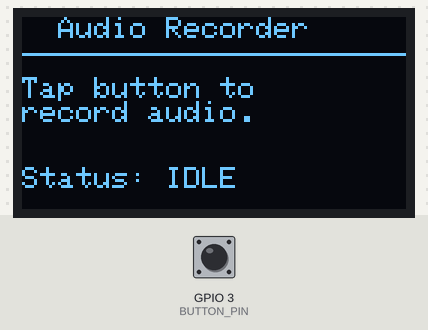
Bench run of a program on a simulated ESP32-S3. Shown: 128×64 one-colour display. The test bench sets the inputs (shaded band); at power-on: GPIO 3 (BUTTON_PIN) HIGH. I2S audio is not simulated (input reads silence); storage starts empty; what the program prints to the serial monitor is not drawn.

Above: at 1.3 s.
1.4 s: GPIO 3 (BUTTON_PIN) pulled LOW for 0.15 s
At 1.9 s:
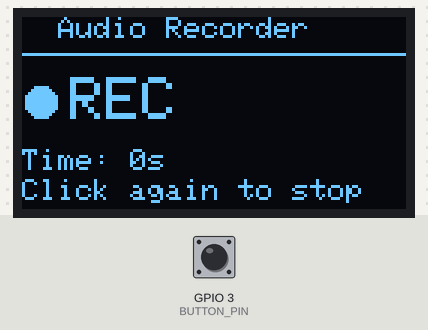
4.5 s: GPIO 3 (BUTTON_PIN) pulled LOW for 1 s
At 5.6 s:
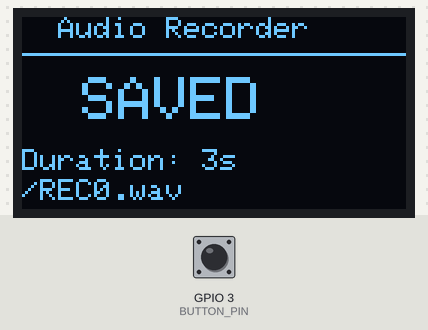
8.1 s: GPIO 3 (BUTTON_PIN) pulled LOW for 0.15 s
At 9.9 s:
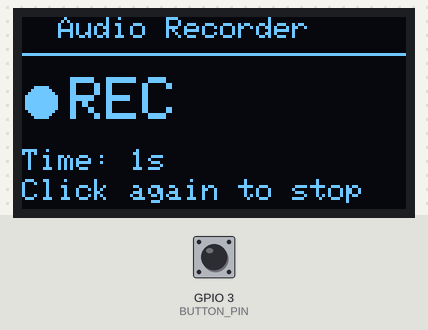
11.2 s: GPIO 3 (BUTTON_PIN) pulled LOW for 1 s
At 11.9 s:
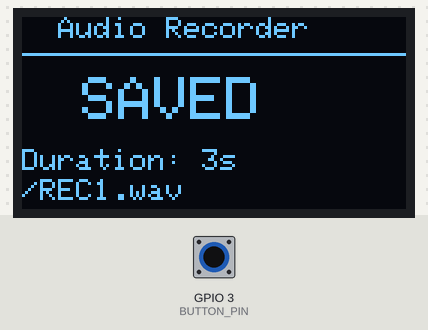
14.8 s: GPIO 3 (BUTTON_PIN) pulled LOW for 3.2 s
At 15.6 s:
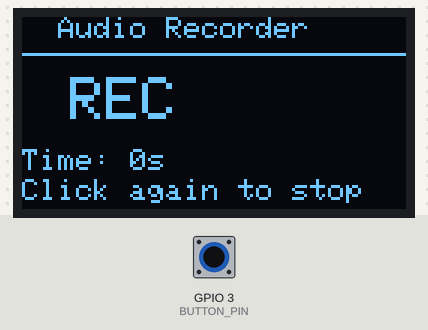
Timing chart, 0 to 17.8 s (numbered marks = the images above; inputs shaded):
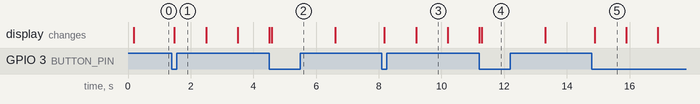

Measured:
- after the input at 1.4 s, the display: changes after 0.08 s (image 1)
- after the input at 4.5 s, the display: first differs from a run without the input after 0.09 s (image 2)
- after the input at 8.1 s, the display: first changes after 0.08 s (image 3 shows a later state)
- after the input at 11.2 s, the display: first differs from a run without the input after 0.09 s (image 4)
- after the input at 14.8 s, the display: changes after 0.08 s (image 5)
- what the display in image 3 shows lasts 1.0 s, from 9.2 s to 10.2 s

The program:

main.cpp
```cpp
//Libraries
#include <Arduino.h>
#include <Wire.h>
#include <Adafruit_GFX.h>
#include <Adafruit_SSD1306.h>
#include <driver/i2s.h>
#include <SD.h>
#include <SPI.h>

//Pins
#define SDA_PIN 8
#define SCL_PIN 9
#define I2S_SD_PIN 4
#define I2S_WS_PIN 5
#define I2S_SCK_PIN 6
#define BUTTON_PIN 3

#define SD_CS_PIN 10
#define SD_SCK_PIN 12
#define SD_MOSI_PIN 2
#define SD_MISO_PIN 13

//I2S config
#define I2S_PORT I2S_NUM_0
#define SAMPLE_RATE 16000
#define BUFFER_SIZE 512


//Variables
bool lastButtonState = HIGH;
Adafruit_SSD1306 display(128,64,&Wire, -1);
bool isRecording = false;
int recordingSeconds = 0;
unsigned long lastSecondTick = 0;
int32_t audioBuffer[BUFFER_SIZE];
File audioFile;
int fileIndex = 0;


//I2S setup
void setupI2S(){
  //config struct
  i2s_config_t config = {
    .mode                 = (i2s_mode_t)(I2S_MODE_MASTER | I2S_MODE_RX),//Recieve only
    .sample_rate          = SAMPLE_RATE,
    .bits_per_sample      = I2S_BITS_PER_SAMPLE_32BIT,
    .channel_format       = I2S_CHANNEL_FMT_RIGHT_LEFT,//Stereo, switch to _ONLY_LEFT for mono
    .communication_format = I2S_COMM_FORMAT_STAND_I2S,
    .intr_alloc_flags     = ESP_INTR_FLAG_LEVEL1,
    .dma_buf_count        = 4,
    .dma_buf_len          = BUFFER_SIZE,
    .use_apll             = false,
    .tx_desc_auto_clear   = false,
    .fixed_mclk           = 0
  };

  i2s_pin_config_t pins = {

    .bck_io_num = I2S_SCK_PIN,
    .ws_io_num = I2S_WS_PIN,
    .data_out_num = I2S_PIN_NO_CHANGE, //No data out
    .data_in_num = I2S_SD_PIN

  };

  //I2s activation
  i2s_driver_install(I2S_PORT, &config, 0, NULL);
  i2s_set_pin(I2S_PORT, &pins);
  i2s_start(I2S_PORT);

}

// Write a 32 bit integer to file in little endian
void writeInt32(File &f, int32_t value) {
  f.write((uint8_t*)&value, 4);
}

void writeInt16(File &f, int16_t value) {
  f.write((uint8_t*)&value, 2);
}


void writeWavHeader(File &f, int sampleRate, int numChannels) {
  f.write((const uint8_t*)"RIFF", 4);
  writeInt32(f, 0);
  f.write((const uint8_t*)"WAVE", 4);
  f.write((const uint8_t*)"fmt ", 4);
  writeInt32(f, 16);
  writeInt16(f, 1);
  writeInt16(f, numChannels);
  writeInt32(f, sampleRate);
  writeInt32(f, sampleRate * numChannels * 2);
  writeInt16(f, numChannels * 2);
  writeInt16(f, 16);
  f.write((const uint8_t*)"data", 4);
  writeInt32(f, 0);
}


void finalizeWavHeader(File &f) {
  uint32_t fileSize = f.size();
  uint32_t dataSize = fileSize - 44;  // 44 bytes is the WAV header size

  f.seek(4);
  writeInt32(f, fileSize - 8);  // RIFF chunk size

  f.seek(40);
  writeInt32(f, dataSize);      // data chunk size
}

//display idle screen
void showIdle(){

  display.clearDisplay();
  display.setTextSize(1);
  display.setTextColor(SSD1306_WHITE);
  display.setCursor(0, 0);
  display.println("  Audio Recorder");
  display.drawLine(0, 12, 128, 12, SSD1306_WHITE);
  display.setCursor(0, 20);
  display.println("Tap button to");
  display.println("record audio.");
  display.setCursor(0, 50);
  display.println("Status: IDLE");
  display.display();
}

//display recording screen
void showRecording(int seconds) {
  display.clearDisplay();
  display.setTextSize(1);
  display.setTextColor(SSD1306_WHITE);
  display.setCursor(0, 0);
  display.println("  Audio Recorder");
  display.drawLine(0, 12, 128, 12, SSD1306_WHITE);

    // Flashing REC indicator
  if ((millis() / 500) % 2 == 0) { //fashing circle every half second
    display.fillCircle(6, 28, 5, SSD1306_WHITE);
  }
  display.setTextSize(2);
  display.setCursor(16, 20);
  display.println("REC");

  display.setTextSize(1);
  display.setCursor(0, 44);
  display.print("Time: ");
  display.print(seconds);
  display.println("s");

  display.setCursor(0, 54);
  display.println("Click again to stop");
  display.display();
}
//display saved screen
void showSaved(int seconds, String filename) {
  display.clearDisplay();
  display.setTextSize(1);
  display.setTextColor(SSD1306_WHITE);
  display.setCursor(0, 0);
  display.println("  Audio Recorder");
  display.drawLine(0, 12, 128, 12, SSD1306_WHITE);
  display.setTextSize(2);
  display.setCursor(20, 20);
  display.println("SAVED");
  display.setTextSize(1);
  display.setCursor(0, 44);
  display.print("Duration: ");
  display.print(seconds);
  display.println("s");
  display.setCursor(0, 54);
  display.println(filename);
  display.display();
}

void showError(String message) {
  display.clearDisplay();
  display.setTextSize(1);
  display.setTextColor(SSD1306_WHITE);
  display.setCursor(0, 0);
  display.println("  Audio Recorder");
  display.drawLine(0, 12, 128, 12, SSD1306_WHITE);
  display.setCursor(0, 20);
  display.println("ERROR:");
  display.println(message);
  display.display();
}

void setup() {
  Serial.begin(921600);
  pinMode(BUTTON_PIN, INPUT_PULLUP);
  Wire.begin(SDA_PIN, SCL_PIN);

  //start the display and check if its findable
  if (!display.begin(SSD1306_SWITCHCAPVCC, 0x3C)){

    Serial.println("Display not found");
    while(true);
  }

  // Start SPI for SD card
  SPI.begin(SD_SCK_PIN, SD_MISO_PIN, SD_MOSI_PIN, SD_CS_PIN);
  if (!SD.begin(SD_CS_PIN)) {
    showError("SD card not found");
    Serial.println("SD card not found");
    while (true);
  }
  Serial.println("SD card ready");


  setupI2S();
  delay(100);
  lastSecondTick = millis();
  showIdle();


}

//send audio data over serial
void sendAudioOverSerial(int32_t* buffer, size_t samples){
  Serial.write((uint8_t*)buffer, samples * sizeof(int32_t));
}

void loop() {

  //Button logic
  bool currentButtonState = digitalRead(BUTTON_PIN);

  if (currentButtonState == LOW && lastButtonState == HIGH) {
    lastButtonState = currentButtonState;
    delay(50); //debounce

    //if button is pressed and not recording, start recording and start counting time
    if (digitalRead(BUTTON_PIN) == LOW) {
      if (!isRecording) {


        // Create a new file with incrementing name e.g. REC001.wav
        String filename = "/REC";
        if (fileIndex < 10) filename += "00";
        else if (fileIndex < 100) filename += "0";
        filename += String(fileIndex) + ".wav";
        fileIndex++;

        audioFile = SD.open(filename, FILE_WRITE);
        if (!audioFile) {
          showError("Cannot open file");
          return;
        }

        writeWavHeader(audioFile, SAMPLE_RATE, 2);


        isRecording = true;
        recordingSeconds = 0;
        lastSecondTick = millis();

        Serial.write("START");//send to python script
        showRecording(0);
      } else { //if button pressed and you are recording, stop recording
        isRecording = false;

        finalizeWavHeader(audioFile);
        audioFile.close();

        Serial.println("Recording stopped");

        Serial.write("STOP");
        showSaved(recordingSeconds, "/REC" + String(fileIndex - 1) + ".wav");

        delay(2000);
        showIdle();
      }
    }
  }

  lastButtonState = currentButtonState;

  //take data from dma buffer and put it into audio buffer
  if (isRecording) {
    size_t bytesRead = 0;
    i2s_read(I2S_PORT, audioBuffer, sizeof(audioBuffer), &bytesRead, pdMS_TO_TICKS(10));
    //if data was read, send the data over serial
     if (bytesRead > 0) {
      sendAudioOverSerial(audioBuffer, bytesRead / sizeof(int32_t));
      // Convert 32 bit samples to 16 bit and write to SD card
      size_t numSamples = bytesRead / sizeof(int32_t);
      for (size_t i = 0; i < numSamples; i++) {
        int16_t sample = (int16_t)(max(-32768, min(32767, audioBuffer[i] >> 10)));
        audioFile.write((uint8_t*)&sample, 2);
      }

    // Only stream over serial if connected
    if (Serial) {
      sendAudioOverSerial(audioBuffer, bytesRead / sizeof(int32_t));
  }
    }


    //increment recording seconds every second
    if (millis() - lastSecondTick >= 1000) {
      recordingSeconds++;
      lastSecondTick = millis();
      showRecording(recordingSeconds);
    }
  }
}
```
